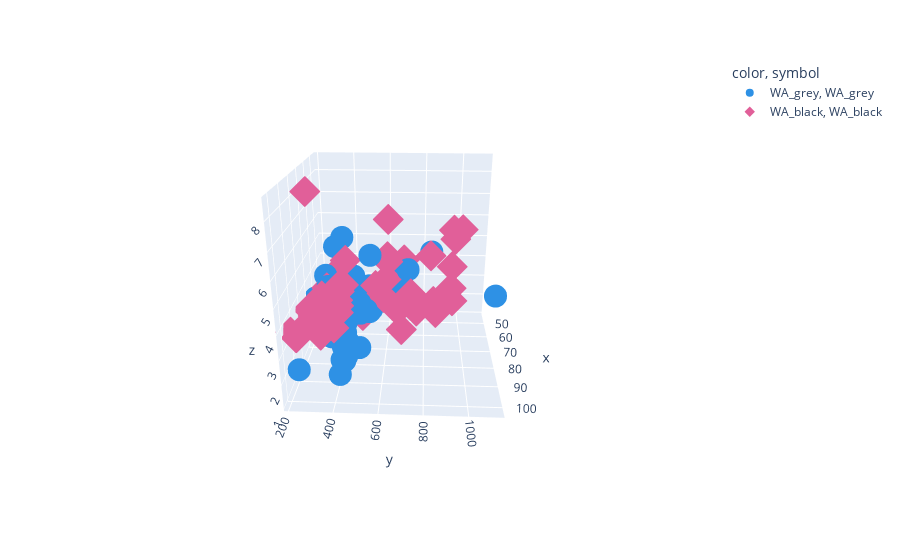

Write notebook code for a chart like this one.
### Markdown cell above
##### import plotly.express as px

### Code cell
fig2 = px.scatter_3d(X_CR, 
                     x=X_CR.iloc[:,1], 
                     y=X_CR.iloc[:,3], 
                     z=X_CR.iloc[:,9],
                     color=X['Region'], 
                     height=1000,
                     color_discrete_sequence=px.colors.qualitative.Dark24,
                     symbol = X['Region'])
#fig.update_traces(marker_size = 5)
#fig2.update_layout(title="5 Features Representation")
fig2.show()

### Figure 1 — Plotly figure (JSON) as saved in the notebook; plotly's stock layout.template omitted (floating-point values rounded to 4 significant figures)
{"data": [{"hovertemplate": "color=WA_grey<br>symbol=WA_grey<br>x=%{x}<br>y=%{y}<br>z=%{z}<extra></extra>", "legendgroup": "WA_grey, WA_grey", "marker": {"color": "#2E91E5", "symbol": "circle"}, "mode": "markers", "name": "WA_grey, WA_grey", "scene": "scene", "showlegend": true, "type": "scatter3d", "x": [82.67, 44.27, 74.72, 74.21, 72.78, 70.53, 88.85, 86.85, 81.01, 74.93, 75.46, 81.86, 53.08, 64.16, 54.61, 68.83, 54.93, 59.67, 102.6, 95.46, 89.07, 74.15, 69.69, 73.24, 81.16, 95.01, 89.7, 56.22, 50.04, 53.5, 61.42, 71.17, 73.06, 76.4, 70.74, 46.03, 64.63, 72.05, 96.93, 73.04, 56.92, 68.26, 73.58, 78.97, 76.59, 81.71, 85, 89.88, 65.53, 77.11, 61.12, 74.1, 67.55, 69.24], "y": [1128.0, 292.6, 315.1, 356.8, 300.3, 326.9, 406.6, 337.6, 293.2, 503.5, 335.9, 415.5, 347.2, 324.2, 353.7, 228.3, 834.3, 642.7, 434.6, 425.8, 445.6, 529.6, 511.9, 470.4, 409.5, 436.1, 495.9, 478.8, 640.4, 498.0, 497.9, 405.4, 400.4, 414.5, 365.3, 365.2, 709.5, 439.7, 230.3, 333.3, 348.8, 324.2, 354.6, 333.0, 294.6, 396.1, 325.8, 431.9, 564.5, 533.0, 559.8, 469.3, 450.1, 445.7], "z": [4.34, 3.12, 4.14, 5.83, 4.52, 4.11, 2.71, 3.21, 2.72, 3.13, 2.71, 2.99, 1.13, 1.32, 1.29, 3.26, 4.75, 4, 2.38, 2.4, 2.62, 3.11, 2.71, 2.86, 2.49, 2.32, 2.49, 2.15, 2.99, 2.53, 3.43, 2.71, 2.96, 2.84, 1.25, 1.91, 4.4, 4.47, 2.04, 4.17, 5.45, 2.76, 2.4, 2.13, 2.43, 1.9, 2.71, 2.1, 3.564, 5.63, 3.564, 3.4, 3.78, 3.83]}, {"hovertemplate": "color=WA_black<br>symbol=WA_black<br>x=%{x}<br>y=%{y}<br>z=%{z}<extra></extra>", "legendgroup": "WA_black, WA_black", "marker": {"color": "#E15F99", "symbol": "diamond"}, "mode": "markers", "name": "WA_black, WA_black", "scene": "scene", "showlegend": true, "type": "scatter3d", "x": [84.32, 91.56, 86.63, 78.51, 82.24, 81.16, 95.52, 92.4, 97.64, 92.72, 90.68, 90.98, 60.29, 65.13, 54.95, 66.37, 70.44, 69.27, 70.74, 98.56, 70.74, 84.13, 93.69, 87.43, 58.8, 55.09, 48.03, 87.27, 74.53, 89.52, 50.9, 54.13, 59.91, 85.2, 80.5, 82.28, 72.69, 69.4, 65.94, 97.32, 98.9, 93.7, 82.6, 81.82, 84.79, 77.87, 88.25, 73.09, 84.86, 77.97, 85.63], "y": [313.5, 336.8, 394.9, 930.7, 850.5, 839.9, 818, 910.0, 680.3, 303.0, 319.1, 294.3, 598.5, 598.5, 598.5, 543.9, 396.0, 421.2, 355.7, 406.2, 611.9, 568.4, 409.7, 406.4, 454.2, 560.5, 681.1, 316.4, 309.0, 378.6, 957.5, 963.6, 993.2, 390.9, 380.6, 357.9, 591.5, 727.7, 709.9, 209.0, 239.3, 239.6, 238.3, 254.0, 267.8, 926.0, 691.4, 757.9, 420.6, 416.0, 402.9], "z": [4.3, 4.42, 4.28, 3.85, 3.564, 3.97, 6.55, 5.2, 4.63, 3.53, 3.06, 8.54, 4.76, 4, 6.22, 3.37, 3.04, 2.74, 4.61, 3.95, 5.06, 4.77, 4.67, 4.69, 1.79, 2.6, 4.01, 3.87, 4.07, 4.21, 5.61, 5.33, 6.01, 3.66, 3.65, 3.38, 3.57, 3.57, 3.2, 3.65, 3.54, 3.47, 3.6, 3.39, 3.47, 5.26, 3.21, 3.01, 4.81, 5.45, 4.83]}], "layout": {"autosize": true, "legend": {"title": {"text": "color, symbol"}, "tracegroupgap": 0}, "margin": {"t": 60}, "scene": {"aspectmode": "auto", "aspectratio": {"x": 1, "y": 1, "z": 1}, "camera": {"center": {"x": 0, "y": 0, "z": 0}, "eye": {"x": 2.362, "y": 0.1108, "z": 0.9889}, "projection": {"type": "perspective"}, "up": {"x": 0, "y": 0, "z": 1}}, "domain": {"x": [0, 1], "y": [0, 1]}, "xaxis": {"title": {"text": "x"}, "type": "linear"}, "yaxis": {"title": {"text": "y"}, "type": "linear"}, "zaxis": {"title": {"text": "z"}, "type": "linear"}}}}
